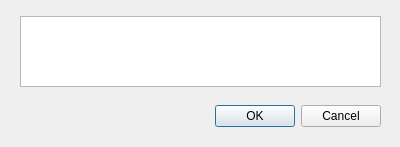
<?xml version="1.0" encoding="UTF-8"?>
<ui version="4.0">
 <class>ChangeTextDialog</class>
 <widget class="QDialog" name="ChangeTextDialog">
  <property name="geometry">
   <rect>
    <x>0</x>
    <y>0</y>
    <width>400</width>
    <height>147</height>
   </rect>
  </property>
  <property name="windowTitle">
   <string>Dialog</string>
  </property>
  <widget class="QDialogButtonBox" name="buttonBox">
   <property name="geometry">
    <rect>
     <x>40</x>
     <y>100</y>
     <width>341</width>
     <height>32</height>
    </rect>
   </property>
   <property name="orientation">
    <enum>Qt::Horizontal</enum>
   </property>
   <property name="standardButtons">
    <set>QDialogButtonBox::Cancel|QDialogButtonBox::Ok</set>
   </property>
  </widget>
  <widget class="QTextEdit" name="textEdit">
   <property name="geometry">
    <rect>
     <x>20</x>
     <y>16</y>
     <width>361</width>
     <height>71</height>
    </rect>
   </property>
  </widget>
 </widget>
 <resources/>
 <connections>
  <connection>
   <sender>buttonBox</sender>
   <signal>accepted()</signal>
   <receiver>ChangeTextDialog</receiver>
   <slot>accept()</slot>
   <hints>
    <hint type="sourcelabel">
     <x>248</x>
     <y>254</y>
    </hint>
    <hint type="destinationlabel">
     <x>157</x>
     <y>274</y>
    </hint>
   </hints>
  </connection>
  <connection>
   <sender>buttonBox</sender>
   <signal>rejected()</signal>
   <receiver>ChangeTextDialog</receiver>
   <slot>reject()</slot>
   <hints>
    <hint type="sourcelabel">
     <x>316</x>
     <y>260</y>
    </hint>
    <hint type="destinationlabel">
     <x>286</x>
     <y>274</y>
    </hint>
   </hints>
  </connection>
 </connections>
</ui>
